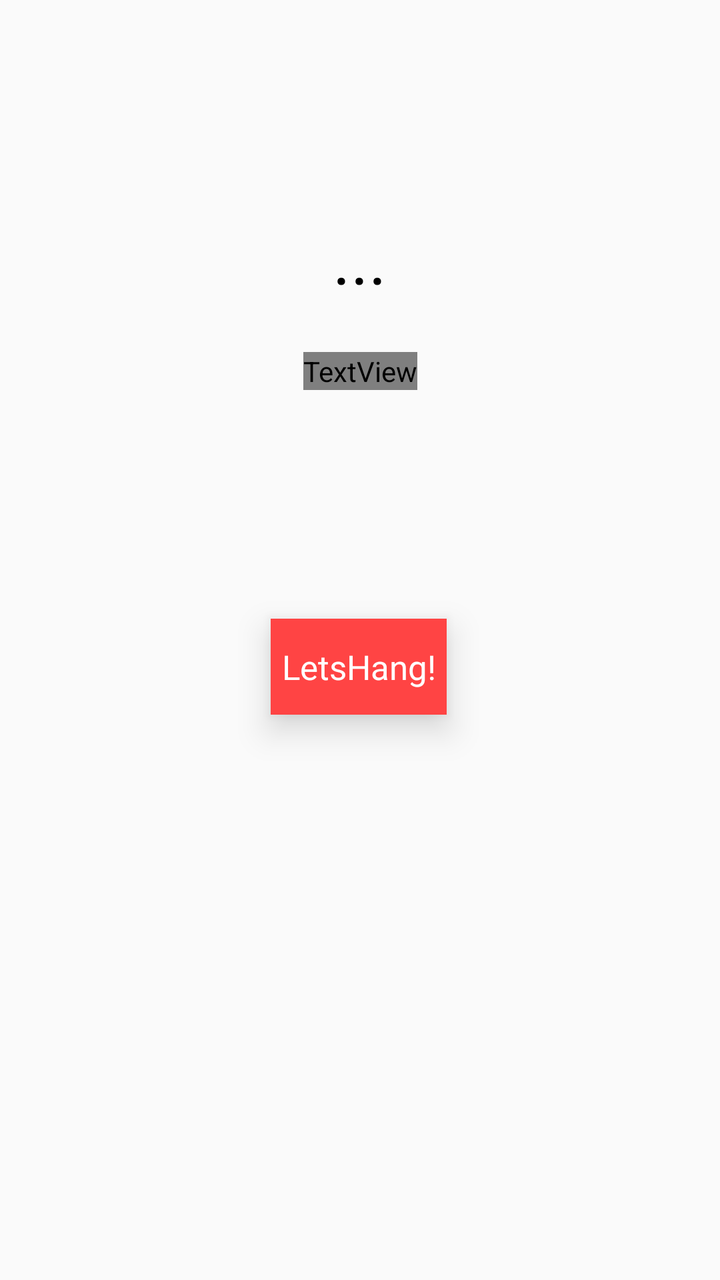
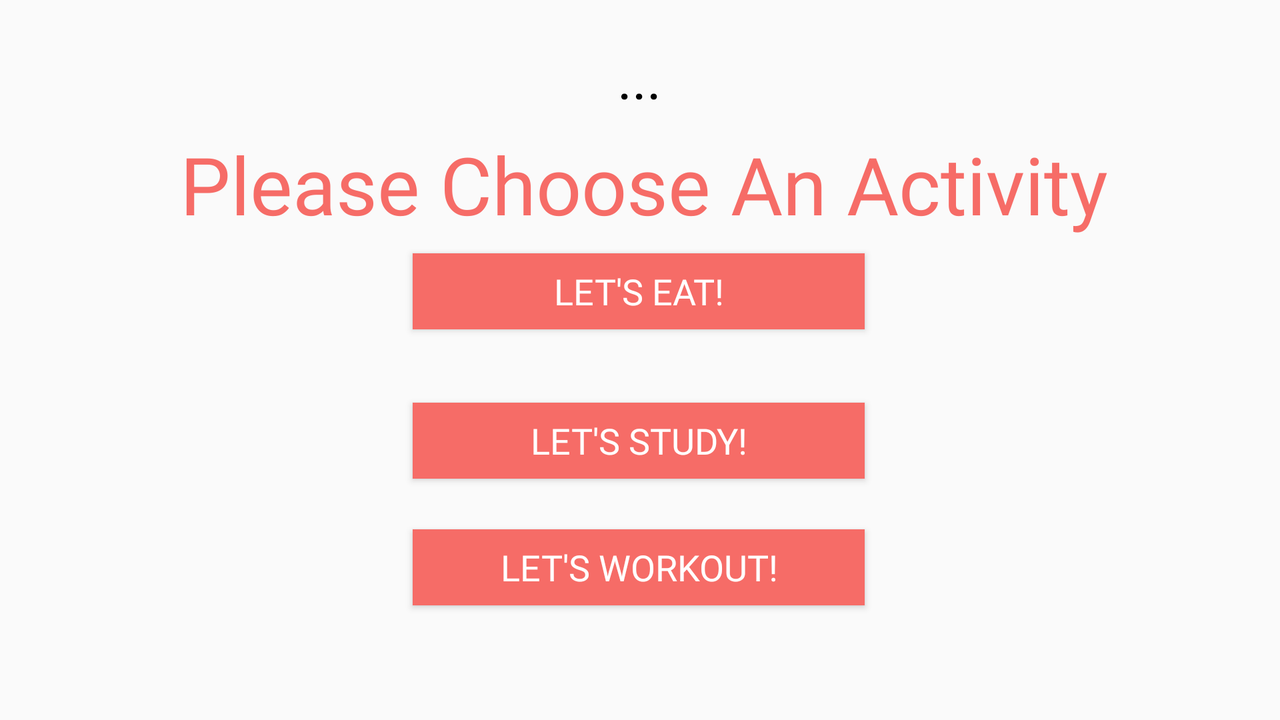

First picture: res/layout/ on a phone held upright. Second picture: the repository's own variant of that layout, on a device whose configuration matches the variant's folder. Source for both follows.
<!-- AndroidManifest.xml: application theme AppTheme -->
<!-- res/layout/content_home_page.xml -->
<?xml version="1.0" encoding="utf-8"?>
<android.support.constraint.ConstraintLayout xmlns:android="http://schemas.android.com/apk/res/android"
    xmlns:app="http://schemas.android.com/apk/res-auto"
    xmlns:tools="http://schemas.android.com/tools"
    android:layout_width="match_parent"
    android:layout_height="match_parent"
    app:layout_behavior="@string/appbar_scrolling_view_behavior"
    tools:context="com.example.theal.letshang.HomePage"
    tools:showIn="@layout/app_bar_home_page">

    <TextView
        android:id="@+id/tvWelcome"
        android:layout_width="250dp"
        android:layout_height="wrap_content"
        android:layout_marginBottom="8dp"
        android:layout_marginEnd="8dp"
        android:layout_marginStart="8dp"
        android:layout_marginTop="8dp"
        android:fontFamily="@font/rum_raisin"
        android:text="..."
        android:textAlignment="center"
        android:textAppearance="@style/TextAppearance.AppCompat.Display1"
        android:textColor="@android:color/black"
        app:layout_constraintBottom_toBottomOf="parent"
        app:layout_constraintEnd_toEndOf="parent"
        app:layout_constraintHorizontal_bias="0.496"
        app:layout_constraintStart_toStartOf="parent"
        app:layout_constraintTop_toBottomOf="@+id/imageView2"
        app:layout_constraintVertical_bias="0.021" />

    <TextView
        android:id="@+id/textView2"
        android:layout_width="wrap_content"
        android:layout_height="wrap_content"
        android:layout_marginBottom="368dp"
        android:layout_marginEnd="8dp"
        android:layout_marginStart="8dp"
        android:layout_marginTop="8dp"
        android:text="Meet New People Effortlessly with LetsHang!"
        android:textColor="@color/common_google_signin_btn_text_light"
        android:textSize="18sp"
        app:layout_constraintBottom_toBottomOf="parent"
        app:layout_constraintEnd_toEndOf="parent"
        app:layout_constraintStart_toStartOf="parent"
        app:layout_constraintTop_toBottomOf="@+id/tvWelcome"
        app:layout_constraintVertical_bias="0.175" />

    <Button
        android:id="@+id/btnLetsHang"
        style="@style/Widget.AppCompat.Button.Borderless.Colored"
        android:layout_width="wrap_content"
        android:layout_height="wrap_content"
        android:layout_marginBottom="8dp"
        android:layout_marginEnd="8dp"
        android:layout_marginStart="8dp"
        android:layout_marginTop="8dp"
        android:background="@android:color/holo_red_light"
        android:elevation="10dp"
        android:fontFamily="sans-serif"
        android:onClick="gotoSelection"
        android:text="LetsHang!"
        android:textAllCaps="false"
        android:textColor="@android:color/white"
        android:textSize="17sp"
        app:layout_constraintBottom_toBottomOf="parent"
        app:layout_constraintEnd_toEndOf="parent"
        app:layout_constraintHorizontal_bias="0.498"
        app:layout_constraintStart_toStartOf="parent"
        app:layout_constraintTop_toBottomOf="@+id/textView2"
        app:layout_constraintVertical_bias="0.279" />

    <ProgressBar
        android:id="@+id/pbHome"
        style="?android:attr/progressBarStyle"
        android:layout_width="wrap_content"
        android:layout_height="wrap_content"
        android:layout_marginBottom="8dp"
        android:layout_marginEnd="8dp"
        android:layout_marginStart="8dp"
        android:layout_marginTop="8dp"
        android:visibility="invisible"
        app:layout_constraintBottom_toTopOf="@+id/btnLetsHang"
        app:layout_constraintEnd_toEndOf="parent"
        app:layout_constraintHorizontal_bias="0.498"
        app:layout_constraintStart_toStartOf="parent"
        app:layout_constraintTop_toBottomOf="@+id/textView2"
        app:layout_constraintVertical_bias="0.09" />

    <ImageView
        android:id="@+id/imageView2"
        android:layout_width="172dp"
        android:layout_height="61dp"
        android:layout_marginBottom="8dp"
        android:layout_marginEnd="8dp"
        android:layout_marginStart="8dp"
        android:layout_marginTop="8dp"
        app:layout_constraintBottom_toBottomOf="parent"
        app:layout_constraintEnd_toEndOf="parent"
        app:layout_constraintHorizontal_bias="0.497"
        app:layout_constraintStart_toStartOf="parent"
        app:layout_constraintTop_toTopOf="parent"
        app:layout_constraintVertical_bias="0.034"
        app:srcCompat="@drawable/letshang" />

</android.support.constraint.ConstraintLayout>
<!-- res/layout/app_bar_home_page.xml (included above) -->
<?xml version="1.0" encoding="utf-8"?>
<android.support.design.widget.CoordinatorLayout xmlns:android="http://schemas.android.com/apk/res/android"
    xmlns:app="http://schemas.android.com/apk/res-auto"
    xmlns:tools="http://schemas.android.com/tools"
    android:layout_width="match_parent"
    android:layout_height="match_parent"
    tools:context="com.example.theal.letshang.HomePage">

    <android.support.design.widget.AppBarLayout
        android:layout_width="match_parent"
        android:layout_height="wrap_content"
        android:theme="@style/AppTheme.AppBarOverlay">

        <android.support.v7.widget.Toolbar
            android:id="@+id/toolbar"
            android:layout_width="match_parent"
            android:layout_height="?attr/actionBarSize"
            android:background="?attr/colorPrimary"
            app:popupTheme="@style/AppTheme.PopupOverlay" />

    </android.support.design.widget.AppBarLayout>

    <include layout="@layout/content_home_page" />


</android.support.design.widget.CoordinatorLayout>
<!-- resources referenced by this layout -->
<resources>
  <style name="AppTheme.AppBarOverlay" parent="ThemeOverlay.AppCompat.ActionBar">
          <item name="colorPrimary">#f66c67</item>
          <item name="android:textColorPrimary">#fff</item>
      </style>
  <style name="AppTheme.PopupOverlay" parent="ThemeOverlay.AppCompat.Light" />
  <style name="AppTheme" parent="Theme.AppCompat.Light">
          <item name="colorPrimary">#f66c67</item>
          <item name="android:textColorPrimary">#fff</item>
      </style>
</resources>
<!-- res/layout-land/content_home_page.xml (the repository's variant of the layout above) -->
<!-- drawn on the phone turned sideways -->
<?xml version="1.0" encoding="utf-8"?>
<android.support.constraint.ConstraintLayout xmlns:android="http://schemas.android.com/apk/res/android"
    xmlns:app="http://schemas.android.com/apk/res-auto"
    xmlns:tools="http://schemas.android.com/tools"
    android:layout_width="match_parent"
    android:layout_height="match_parent"
    app:layout_behavior="@string/appbar_scrolling_view_behavior"
    tools:context="com.example.theal.letshang.HomePage"
    tools:showIn="@layout/app_bar_home_page">

    <TextView
        android:id="@+id/tvWelcome"
        android:layout_width="573dp"
        android:layout_height="wrap_content"
        android:layout_marginBottom="8dp"
        android:layout_marginEnd="8dp"
        android:layout_marginStart="8dp"
        android:layout_marginTop="8dp"
        android:fontFamily="sans-serif"
        android:text="..."
        android:textAlignment="center"
        android:textAppearance="@style/TextAppearance.AppCompat.Display1"
        android:textColor="@android:color/black"
        android:textSize="28sp"
        app:layout_constraintBottom_toBottomOf="parent"
        app:layout_constraintEnd_toEndOf="parent"
        app:layout_constraintHorizontal_bias="0.496"
        app:layout_constraintStart_toStartOf="parent"
        app:layout_constraintTop_toTopOf="parent"
        app:layout_constraintVertical_bias="0.039" />

    <ProgressBar
        android:id="@+id/pbHome"
        style="?android:attr/progressBarStyle"
        android:layout_width="wrap_content"
        android:layout_height="wrap_content"
        android:layout_marginBottom="160dp"
        android:layout_marginEnd="8dp"
        android:layout_marginStart="8dp"
        android:layout_marginTop="8dp"
        android:visibility="invisible"
        app:layout_constraintBottom_toBottomOf="parent"
        app:layout_constraintEnd_toEndOf="parent"
        app:layout_constraintHorizontal_bias="0.499"
        app:layout_constraintStart_toStartOf="parent"
        app:layout_constraintTop_toTopOf="parent" />

    <TextView
        android:id="@+id/textView"
        android:layout_width="478dp"
        android:layout_height="wrap_content"
        android:layout_marginBottom="8dp"
        android:layout_marginStart="8dp"
        android:layout_marginTop="8dp"
        android:fontFamily="@font/rum_raisin"
        android:text="Please Choose An Activity"
        android:textAlignment="center"
        android:textAppearance="@style/TextAppearance.AppCompat.Display2"
        android:textColor="#f66c67"
        android:textSize="40sp"
        app:layout_constraintBottom_toBottomOf="parent"
        app:layout_constraintEnd_toEndOf="parent"
        app:layout_constraintHorizontal_bias="0.488"
        app:layout_constraintStart_toStartOf="parent"
        app:layout_constraintTop_toBottomOf="@+id/tvWelcome"
        app:layout_constraintVertical_bias="0.0" />

    <Button
        android:id="@+id/btnEat"
        android:layout_width="226dp"
        android:layout_height="38dp"
        android:layout_marginBottom="8dp"
        android:layout_marginEnd="8dp"
        android:layout_marginStart="8dp"
        android:layout_marginTop="8dp"
        android:background="#f66c67"
        android:elevation="10dp"
        android:fontFamily="@font/rum_raisin"
        android:text="Let's Eat!"
        android:textAlignment="center"
        android:textColor="#fff"
        android:textSize="18sp"
        app:layout_constraintBottom_toBottomOf="parent"
        app:layout_constraintEnd_toEndOf="parent"
        app:layout_constraintHorizontal_bias="0.498"
        app:layout_constraintStart_toStartOf="parent"
        app:layout_constraintTop_toBottomOf="@+id/textView"
        app:layout_constraintVertical_bias="0.0" />

    <Button
        android:id="@+id/btnStudy"
        android:layout_width="226dp"
        android:layout_height="38dp"
        android:layout_marginBottom="92dp"
        android:layout_marginEnd="8dp"
        android:layout_marginStart="8dp"
        android:layout_marginTop="8dp"
        android:background="#f66c67"
        android:elevation="10dp"
        android:fontFamily="@font/rum_raisin"
        android:text="Let's Study!"
        android:textAlignment="center"
        android:textColor="#fff"
        android:textSize="18sp"
        app:layout_constraintBottom_toBottomOf="parent"
        app:layout_constraintEnd_toEndOf="parent"
        app:layout_constraintHorizontal_bias="0.498"
        app:layout_constraintStart_toStartOf="parent"
        app:layout_constraintTop_toBottomOf="@+id/btnEat" />

    <Button
        android:id="@+id/btnWorkout"
        android:layout_width="226dp"
        android:layout_height="38dp"
        android:layout_marginBottom="8dp"
        android:layout_marginEnd="8dp"
        android:layout_marginStart="8dp"
        android:layout_marginTop="8dp"
        android:background="#f66c67"
        android:elevation="10dp"
        android:fontFamily="@font/rum_raisin"
        android:text="Let's Workout!"
        android:textAlignment="center"
        android:textColor="#fff"
        android:textSize="18sp"
        app:layout_constraintBottom_toBottomOf="parent"
        app:layout_constraintEnd_toEndOf="parent"
        app:layout_constraintHorizontal_bias="0.498"
        app:layout_constraintStart_toStartOf="parent"
        app:layout_constraintTop_toBottomOf="@+id/btnStudy"
        app:layout_constraintVertical_bias="0.259" />


</android.support.constraint.ConstraintLayout>
<!-- res/layout/content_home_page.xml (included above) -->
<?xml version="1.0" encoding="utf-8"?>
<android.support.constraint.ConstraintLayout xmlns:android="http://schemas.android.com/apk/res/android"
    xmlns:app="http://schemas.android.com/apk/res-auto"
    xmlns:tools="http://schemas.android.com/tools"
    android:layout_width="match_parent"
    android:layout_height="match_parent"
    app:layout_behavior="@string/appbar_scrolling_view_behavior"
    tools:context="com.example.theal.letshang.HomePage"
    tools:showIn="@layout/app_bar_home_page">

    <TextView
        android:id="@+id/tvWelcome"
        android:layout_width="250dp"
        android:layout_height="wrap_content"
        android:layout_marginBottom="8dp"
        android:layout_marginEnd="8dp"
        android:layout_marginStart="8dp"
        android:layout_marginTop="8dp"
        android:fontFamily="@font/rum_raisin"
        android:text="..."
        android:textAlignment="center"
        android:textAppearance="@style/TextAppearance.AppCompat.Display1"
        android:textColor="@android:color/black"
        app:layout_constraintBottom_toBottomOf="parent"
        app:layout_constraintEnd_toEndOf="parent"
        app:layout_constraintHorizontal_bias="0.496"
        app:layout_constraintStart_toStartOf="parent"
        app:layout_constraintTop_toBottomOf="@+id/imageView2"
        app:layout_constraintVertical_bias="0.021" />

    <TextView
        android:id="@+id/textView2"
        android:layout_width="wrap_content"
        android:layout_height="wrap_content"
        android:layout_marginBottom="368dp"
        android:layout_marginEnd="8dp"
        android:layout_marginStart="8dp"
        android:layout_marginTop="8dp"
        android:text="Meet New People Effortlessly with LetsHang!"
        android:textColor="@color/common_google_signin_btn_text_light"
        android:textSize="18sp"
        app:layout_constraintBottom_toBottomOf="parent"
        app:layout_constraintEnd_toEndOf="parent"
        app:layout_constraintStart_toStartOf="parent"
        app:layout_constraintTop_toBottomOf="@+id/tvWelcome"
        app:layout_constraintVertical_bias="0.175" />

    <Button
        android:id="@+id/btnLetsHang"
        style="@style/Widget.AppCompat.Button.Borderless.Colored"
        android:layout_width="wrap_content"
        android:layout_height="wrap_content"
        android:layout_marginBottom="8dp"
        android:layout_marginEnd="8dp"
        android:layout_marginStart="8dp"
        android:layout_marginTop="8dp"
        android:background="@android:color/holo_red_light"
        android:elevation="10dp"
        android:fontFamily="sans-serif"
        android:onClick="gotoSelection"
        android:text="LetsHang!"
        android:textAllCaps="false"
        android:textColor="@android:color/white"
        android:textSize="17sp"
        app:layout_constraintBottom_toBottomOf="parent"
        app:layout_constraintEnd_toEndOf="parent"
        app:layout_constraintHorizontal_bias="0.498"
        app:layout_constraintStart_toStartOf="parent"
        app:layout_constraintTop_toBottomOf="@+id/textView2"
        app:layout_constraintVertical_bias="0.279" />

    <ProgressBar
        android:id="@+id/pbHome"
        style="?android:attr/progressBarStyle"
        android:layout_width="wrap_content"
        android:layout_height="wrap_content"
        android:layout_marginBottom="8dp"
        android:layout_marginEnd="8dp"
        android:layout_marginStart="8dp"
        android:layout_marginTop="8dp"
        android:visibility="invisible"
        app:layout_constraintBottom_toTopOf="@+id/btnLetsHang"
        app:layout_constraintEnd_toEndOf="parent"
        app:layout_constraintHorizontal_bias="0.498"
        app:layout_constraintStart_toStartOf="parent"
        app:layout_constraintTop_toBottomOf="@+id/textView2"
        app:layout_constraintVertical_bias="0.09" />

    <ImageView
        android:id="@+id/imageView2"
        android:layout_width="172dp"
        android:layout_height="61dp"
        android:layout_marginBottom="8dp"
        android:layout_marginEnd="8dp"
        android:layout_marginStart="8dp"
        android:layout_marginTop="8dp"
        app:layout_constraintBottom_toBottomOf="parent"
        app:layout_constraintEnd_toEndOf="parent"
        app:layout_constraintHorizontal_bias="0.497"
        app:layout_constraintStart_toStartOf="parent"
        app:layout_constraintTop_toTopOf="parent"
        app:layout_constraintVertical_bias="0.034"
        app:srcCompat="@drawable/letshang" />

</android.support.constraint.ConstraintLayout>
